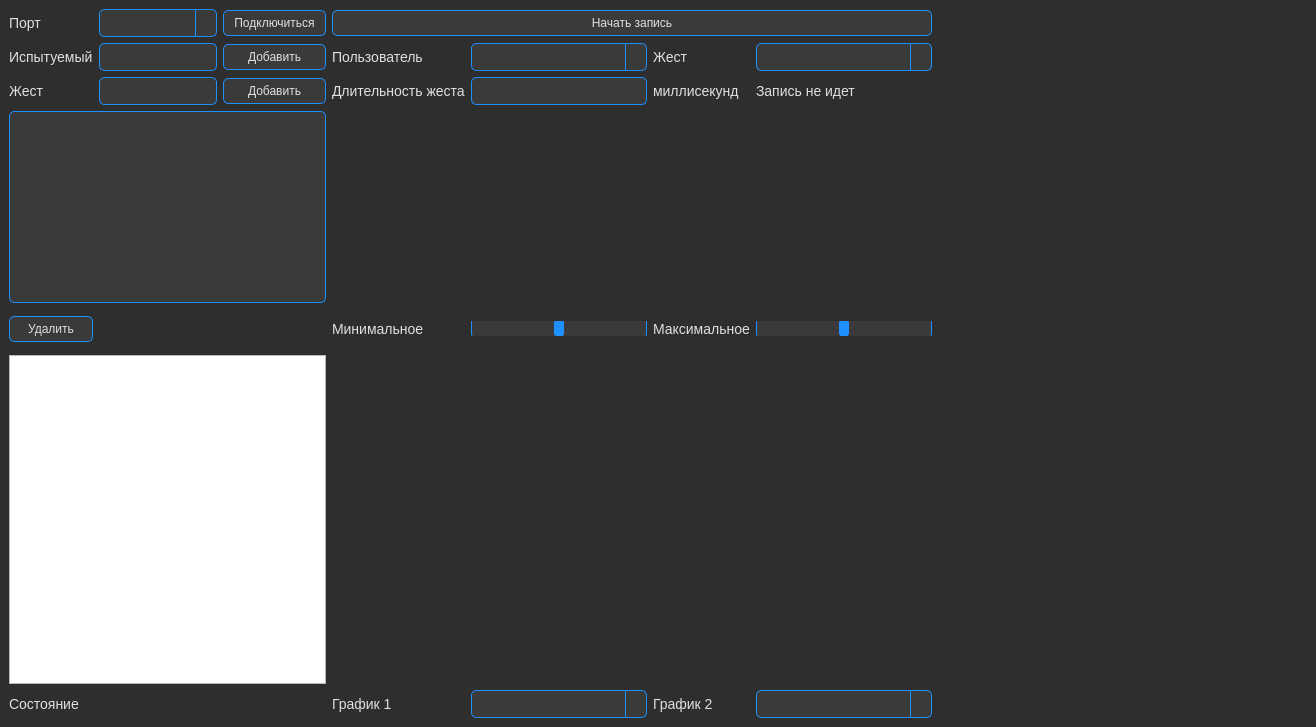
<?xml version="1.0" encoding="UTF-8"?>
<ui version="4.0">
 <class>MainWindow</class>
 <widget class="QMainWindow" name="MainWindow">
  <property name="geometry">
   <rect>
    <x>0</x>
    <y>0</y>
    <width>1316</width>
    <height>727</height>
   </rect>
  </property>
  <property name="windowTitle">
   <string>MainWindow</string>
  </property>
  <widget class="QWidget" name="centralwidget">
   <property name="styleSheet">
    <string notr="true">QWidget#centralwidget {
    background-color: #2E2E2E;  /* Темный фон */
    color: #E0E0E0;  /* Светлый текст */
}

QLabel {
    color: #E0E0E0;  /* Светлый текст */
    font-size: 14px;
}

QPushButton {
    background-color: #3A3A3A;  /* Темный фон кнопок */
    color: #E0E0E0;  /* Светлый текст */
    border: 1px solid #1E90FF;  /* Ледяной синий бордюр */
    padding: 5px 10px;
    border-radius: 5px;
}

QPushButton:hover {
    background-color: #1E90FF;  /* Ледяной синий при наведении */
}

QLineEdit, QComboBox, QTreeView, QSlider::groove:horizontal {
    background-color: #3A3A3A;  /* Темный фон для ввода текста, выпадающих списков и слайдеров */
    color: #E0E0E0;  /* Светлый текст */
    border: 1px solid #1E90FF;  /* Ледяной синий бордюр */
    padding: 5px;
    border-radius: 5px;
}

QComboBox::drop-down {
    subcontrol-origin: padding;
    subcontrol-position: top right;
    width: 20px;
    border-left-width: 1px;
    border-left-color: #1E90FF;
    border-left-style: solid;
    border-top-right-radius: 5px;
    border-bottom-right-radius: 5px;
}

QComboBox::down-arrow {
    image: url(down_arrow.png);  /* Путь к иконке стрелки вниз */
    width: 12px;
    height: 12px;
}

QSlider::handle:horizontal {
    background: #1E90FF;  /* Ледяной синий бегунок */
    border: 1px solid #3A3A3A;
    width: 10px;
    margin: -5px 0; /* Уменьшение области клика */
    border-radius: 5px;
}

QSlider::groove:horizontal {
    height: 10px;
    background: #3A3A3A;
    border: 1px solid #1E90FF;
    border-radius: 5px;
}
</string>
   </property>
   <layout class="QGridLayout" name="gridLayout_3" columnstretch="0,5,0,2">
    <item row="0" column="1">
     <layout class="QGridLayout" name="gridLayout_2" rowstretch="0,0,0,0,0,0,0,0" columnstretch="0,0,0,0,1,0,1">
      <item row="3" column="0" rowspan="2" colspan="3">
       <widget class="QTreeView" name="data_treeview"/>
      </item>
      <item row="2" column="0">
       <widget class="QLabel" name="gesture1_label">
        <property name="text">
         <string>Жест</string>
        </property>
       </widget>
      </item>
      <item row="1" column="0">
       <widget class="QLabel" name="user_label">
        <property name="text">
         <string>Испытуемый</string>
        </property>
       </widget>
      </item>
      <item row="1" column="1">
       <widget class="QLineEdit" name="user_lineedit"/>
      </item>
      <item row="3" column="3" rowspan="2" colspan="4">
       <widget class="QWidget" name="activitymap" native="true"/>
      </item>
      <item row="7" column="0" colspan="3">
       <widget class="QLabel" name="state_label">
        <property name="text">
         <string>Состояние</string>
        </property>
       </widget>
      </item>
      <item row="2" column="3">
       <widget class="QLabel" name="duration_label">
        <property name="text">
         <string>Длительность жеста</string>
        </property>
       </widget>
      </item>
      <item row="7" column="6">
       <widget class="QComboBox" name="graph2_combobox"/>
      </item>
      <item row="5" column="0">
       <widget class="QPushButton" name="delete_button">
        <property name="text">
         <string>Удалить</string>
        </property>
       </widget>
      </item>
      <item row="0" column="3" colspan="4">
       <widget class="QPushButton" name="startrecording_button">
        <property name="text">
         <string>Начать запись</string>
        </property>
       </widget>
      </item>
      <item row="0" column="0">
       <widget class="QLabel" name="connect_label">
        <property name="text">
         <string>Порт</string>
        </property>
       </widget>
      </item>
      <item row="1" column="5">
       <widget class="QLabel" name="gesture2_label">
        <property name="text">
         <string>Жест</string>
        </property>
       </widget>
      </item>
      <item row="7" column="4">
       <widget class="QComboBox" name="graph1_combobox"/>
      </item>
      <item row="1" column="2">
       <widget class="QPushButton" name="adduser_button">
        <property name="text">
         <string>Добавить</string>
        </property>
       </widget>
      </item>
      <item row="1" column="6">
       <widget class="QComboBox" name="gesture_commbobox"/>
      </item>
      <item row="6" column="3" colspan="2">
       <widget class="QWidget" name="graph1" native="true"/>
      </item>
      <item row="5" column="4">
       <widget class="QSlider" name="min_slider">
        <property name="minimum">
         <number>-32768</number>
        </property>
        <property name="maximum">
         <number>32767</number>
        </property>
        <property name="pageStep">
         <number>1</number>
        </property>
        <property name="value">
         <number>0</number>
        </property>
        <property name="orientation">
         <enum>Qt::Horizontal</enum>
        </property>
       </widget>
      </item>
      <item row="5" column="5">
       <widget class="QLabel" name="max_label">
        <property name="text">
         <string>Максимальное</string>
        </property>
       </widget>
      </item>
      <item row="1" column="3">
       <widget class="QLabel" name="user2_label">
        <property name="text">
         <string>Пользователь</string>
        </property>
       </widget>
      </item>
      <item row="2" column="2">
       <widget class="QPushButton" name="addgestre_button">
        <property name="text">
         <string>Добавить</string>
        </property>
       </widget>
      </item>
      <item row="5" column="1" colspan="2">
       <spacer name="verticalSpacer">
        <property name="orientation">
         <enum>Qt::Vertical</enum>
        </property>
        <property name="sizeType">
         <enum>QSizePolicy::Fixed</enum>
        </property>
        <property name="sizeHint" stdset="0">
         <size>
          <width>20</width>
          <height>40</height>
         </size>
        </property>
       </spacer>
      </item>
      <item row="6" column="5" colspan="2">
       <widget class="QWidget" name="graph2" native="true"/>
      </item>
      <item row="7" column="5">
       <widget class="QLabel" name="graph2_label">
        <property name="text">
         <string>График 2</string>
        </property>
       </widget>
      </item>
      <item row="0" column="2">
       <widget class="QPushButton" name="connect_button">
        <property name="text">
         <string>Подключиться</string>
        </property>
       </widget>
      </item>
      <item row="7" column="3">
       <widget class="QLabel" name="graph1_label">
        <property name="text">
         <string>График 1</string>
        </property>
       </widget>
      </item>
      <item row="2" column="1">
       <widget class="QLineEdit" name="gesture_lineedit"/>
      </item>
      <item row="1" column="4">
       <widget class="QComboBox" name="user_combobox"/>
      </item>
      <item row="5" column="3">
       <widget class="QLabel" name="min_label">
        <property name="text">
         <string>Минимальное</string>
        </property>
       </widget>
      </item>
      <item row="2" column="5">
       <widget class="QLabel" name="ms_label">
        <property name="text">
         <string>миллисекунд</string>
        </property>
       </widget>
      </item>
      <item row="5" column="6">
       <widget class="QSlider" name="max_slider">
        <property name="minimum">
         <number>-32768</number>
        </property>
        <property name="maximum">
         <number>32767</number>
        </property>
        <property name="pageStep">
         <number>1</number>
        </property>
        <property name="value">
         <number>0</number>
        </property>
        <property name="orientation">
         <enum>Qt::Horizontal</enum>
        </property>
       </widget>
      </item>
      <item row="2" column="4">
       <widget class="QLineEdit" name="duration_combobox"/>
      </item>
      <item row="0" column="1">
       <widget class="QComboBox" name="comport_combobox"/>
      </item>
      <item row="6" column="0" colspan="3">
       <widget class="QPlainTextEdit" name="com_textedit"/>
      </item>
      <item row="2" column="6">
       <widget class="QLabel" name="rec_label">
        <property name="text">
         <string>Запись не идет</string>
        </property>
       </widget>
      </item>
     </layout>
    </item>
    <item row="0" column="3">
     <layout class="QVBoxLayout" name="verticalLayout_2" stretch="0,0,0,0,0,0">
      <property name="spacing">
       <number>0</number>
      </property>
      <property name="leftMargin">
       <number>0</number>
      </property>
      <property name="rightMargin">
       <number>0</number>
      </property>
      <item>
       <widget class="QWidget" name="avg1" native="true"/>
      </item>
      <item>
       <widget class="QWidget" name="avg2" native="true"/>
      </item>
      <item>
       <widget class="QWidget" name="avg3" native="true">
        <property name="minimumSize">
         <size>
          <width>100</width>
          <height>0</height>
         </size>
        </property>
       </widget>
      </item>
      <item>
       <widget class="QWidget" name="avg4" native="true"/>
      </item>
      <item>
       <widget class="QWidget" name="avg5" native="true"/>
      </item>
      <item>
       <widget class="QWidget" name="avg6" native="true"/>
      </item>
     </layout>
    </item>
   </layout>
  </widget>
 </widget>
 <resources/>
 <connections/>
</ui>
